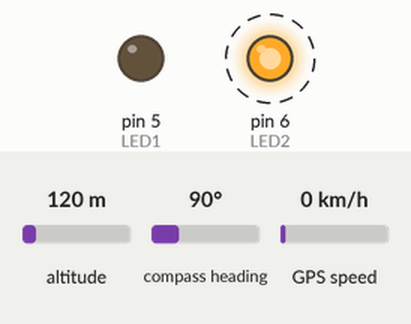
The sketch below on a simulated Arduino Uno, built with avr-gcc and run on an emulated ATmega328P. Parts: output pins drawn as LEDs (lit = HIGH). Dashed ring = blinking. The test bench sets the inputs (shaded band); at power-on: altitude 120 m, compass heading 90°, GPS speed 0 km/h. Storage starts empty; the GPS gets a fix after 3 s at 37.7749, -122.4194 with 8 satellites; what the sketch prints to the serial monitor is not drawn.

Above: at 1.4 s.
At 4.4 s:
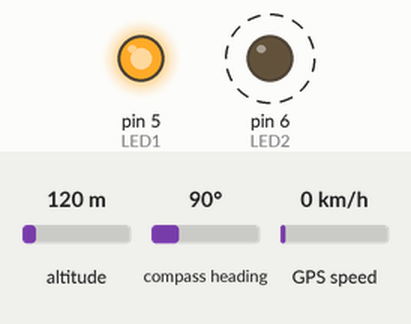
Timing chart, 0 to 5.9 s (numbered marks = the images above):
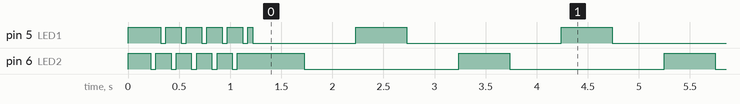

Measured:
- by itself, pin 5 (LED1): goes 4 × (LOW 0.05 s, HIGH 0.15 s), LOW 0.05 s, HIGH 0.05 s, LOW 1.0 s, 63 × (HIGH 0.50 s, LOW 1.5 s), HIGH 0.50 s, then LOW
- by itself, pin 6 (LED2): goes 4 × (LOW 0.05 s, HIGH 0.15 s), LOW 0.05 s, HIGH 0.65 s, 63 × (LOW 1.5 s, HIGH 0.50 s), then LOW
- by itself, everything shown: repeats every 2.0 s, in 4 steps

The sketch:

GPS_LOGGER.ino
```cpp
#include <SPI.h>
#include <SD.h>
#include <SoftwareSerial.h>
#include <TinyGPS++.h>

#define ARDUINO_uSD_CS 10
#define LOG_FILE_PREFIX "GPSLOG"
#define LOG_FILE_SUFFIX "csv"
#define MAX_LOG_FILES 100
#define LOG_COLUMN_COUNT 8
#define LOG_RATE 1000
#define GPS_BAUD 9600
#define SERIAL_BAUD 9600
#define ARDUINO_GPS_RX 9
#define ARDUINO_GPS_TX 8
#define GPS_PORT SS_GPS
#define SERIAL_MONITOR Serial
#define LED1 5
#define LED2 6

char LOG_FILE_NAME[13];
char * LOG_COLUMN_NAMES[LOG_COLUMN_COUNT] = {"LATITUDE", "LONGITUDE", "ALTITUDE", "VELOCITY", "HEADING", "DATE", "TIME", "SATELLITES"};
TinyGPSPlus TINY_GPS;
SoftwareSerial SS_GPS(ARDUINO_GPS_TX, ARDUINO_GPS_RX);

void setup()
{
  SERIAL_MONITOR.begin(SERIAL_BAUD);
  GPS_PORT.begin(GPS_BAUD);

  pinMode(LED1, OUTPUT);
  pinMode(LED2, OUTPUT);
  digitalWrite(LED1, HIGH);
  digitalWrite(LED2, HIGH);

  SERIAL_MONITOR.println("+------------------------------------+");
  SERIAL_MONITOR.println("|   TinyGPS++ Improved Data Logger   |");
  SERIAL_MONITOR.println("|        Created by Ethan Och        |");
  SERIAL_MONITOR.println("+------------------------------------+");
  SERIAL_MONITOR.println();
  SERIAL_MONITOR.println("Checking for SD card...");
  SERIAL_MONITOR.println();

  if (!SD.begin(ARDUINO_uSD_CS))
  {
    SERIAL_MONITOR.println("Error initializing SD card:");
    SERIAL_MONITOR.println("Please validate the presence and proper placement of the card in the Arduino.");
    SERIAL_MONITOR.println();

    while (!SD.begin(ARDUINO_uSD_CS))
    {

    }
  }

  SERIAL_MONITOR.println("SD card found.");
  SERIAL_MONITOR.println();

  UPDATE_FILE_NAME();
  PRINT_HEADER();

  SERIAL_MONITOR.println("*** STARTING DATALOGGING ***");

  for (int i = 0; i < 5; i++)
  {
    digitalWrite(LED2, LOW);
    delay(50);
    digitalWrite(LED2, HIGH);
    delay(50);
    digitalWrite(LED1, LOW);
    delay(50);
    digitalWrite(LED1, HIGH);
    delay(50);
  }
}

void loop()
{
  int light_on = 5, light_off = LOG_RATE - light_on;
  digitalWrite(LED2, LOW);

  if (TINY_GPS.satellites.value() > 3)
  {
    SERIAL_MONITOR.print("[");
    SERIAL_MONITOR.print(TINY_GPS.date.value());
    SERIAL_MONITOR.print("][");
    SERIAL_MONITOR.print(TINY_GPS.time.value());
    SERIAL_MONITOR.print("] ");

    if (LOG_GPS_DATA())
    {
      digitalWrite(LED1, LOW);

      SERIAL_MONITOR.println("GPS data logged.");
    }
    else
    {
      SERIAL_MONITOR.println("Failed to log new GPS data.");
    }
  }
  else
  {
    SERIAL_MONITOR.println("Insufficient satellites to receive reliable GPS data.");

    while (TINY_GPS.satellites.value() < 4)
    {
      digitalWrite(LED2, HIGH);
      digitalWrite(LED1, LOW);
      delay(500);
      TINY_GPS.encode(GPS_PORT.read());
      digitalWrite(LED2, LOW);
      delay(500);
      TINY_GPS.encode(GPS_PORT.read());
      digitalWrite(LED1, HIGH);
      delay(500);
      TINY_GPS.encode(GPS_PORT.read());
      digitalWrite(LED1, LOW);
      delay(500);
      TINY_GPS.encode(GPS_PORT.read());
    }
  }

  while (GPS_PORT.available())
  {
    TINY_GPS.encode(GPS_PORT.read());
  }

  delay(light_on);
  digitalWrite(LED1, HIGH);
  digitalWrite(LED2, HIGH);
  delay(light_off);
}

byte LOG_GPS_DATA()
{
  File LOG_FILE = SD.open(LOG_FILE_NAME, FILE_WRITE);

  if (LOG_FILE)
  {
    LOG_FILE.print(TINY_GPS.location.lat(), 6);
    LOG_FILE.print(',');
    LOG_FILE.print(TINY_GPS.location.lng(), 6);
    LOG_FILE.print(',');
    LOG_FILE.print(TINY_GPS.altitude.meters(), 1);
    LOG_FILE.print(',');
    LOG_FILE.print(TINY_GPS.speed.mps(), 1);
    LOG_FILE.print(',');
    LOG_FILE.print(TINY_GPS.course.deg(), 1);
    LOG_FILE.print(',');
    LOG_FILE.print(TINY_GPS.date.value());
    LOG_FILE.print(',');
    LOG_FILE.print(TINY_GPS.time.value());
    LOG_FILE.print(',');
    LOG_FILE.print(TINY_GPS.satellites.value());
    LOG_FILE.println();
    LOG_FILE.close();

    return 1;
  }

  return 0;
}

void PRINT_HEADER()
{
  File LOG_FILE = SD.open(LOG_FILE_NAME, FILE_WRITE);

  if (LOG_FILE)
  {
    for (int i = 0; i < LOG_COLUMN_COUNT; i++)
    {
      LOG_FILE.print(LOG_COLUMN_NAMES[i]);

      if (i < (LOG_COLUMN_COUNT - 1))
      {
        LOG_FILE.print(',');
      }
      else
      {
        LOG_FILE.println();
      }
    }

    LOG_FILE.close();
  }
}

void UPDATE_FILE_NAME()
{
  for (int i = 0; i < MAX_LOG_FILES; i++)
  {
    memset(LOG_FILE_NAME, 0, strlen(LOG_FILE_NAME));

    if (i < 10)
    {
      int z = 0;
      sprintf(LOG_FILE_NAME, "%s%d%d.%s", LOG_FILE_PREFIX, z, i, LOG_FILE_SUFFIX);
    }
    else
    {
      sprintf(LOG_FILE_NAME, "%s%d.%s", LOG_FILE_PREFIX, i, LOG_FILE_SUFFIX);
    }

    if (!SD.exists(LOG_FILE_NAME))
    {
      break;
    }
    else
    {
      SERIAL_MONITOR.print(LOG_FILE_NAME);
      SERIAL_MONITOR.println(" already exists.");
    }
  }

  SERIAL_MONITOR.print("File name for this log: ");
  SERIAL_MONITOR.println(LOG_FILE_NAME);
  SERIAL_MONITOR.println();
}
```
